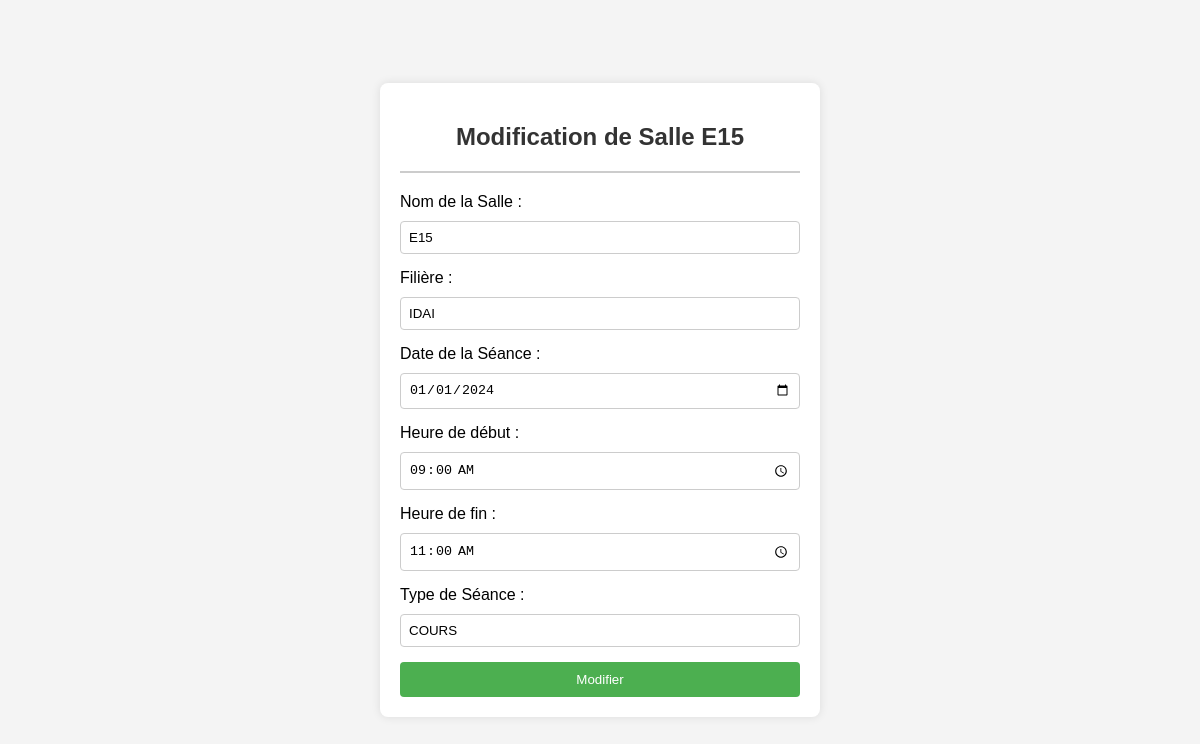
The page /ModifierSalle.php?idSalle=E15 on the database its author committed.
### tables this page shows
CREATE TABLE `emploi_temps` (
  `id_seance` int(11) NOT NULL,
  `nom_module` char(30) DEFAULT NULL,
  `nom_filiere` char(30) DEFAULT NULL,
  `date_seance` date DEFAULT NULL,
  `heure_debut` time DEFAULT NULL,
  `heure_fin` time DEFAULT NULL,
  `type_seance` varchar(10) DEFAULT NULL,
  `nom_salle_lie` char(10) DEFAULT NULL,
  `id_prof` int(11) DEFAULT NULL,
  `nom_departement` varchar(255) DEFAULT NULL
);

### ModifierSalle.php (the view, shortened to what this page needs)
<?php
include("conn.php");
if(isset($_GET['idSalle'])){
  $salle = $_GET['idSalle'];
}
$sql = "SELECT * FROM emploi_temps WHERE nom_salle_lie ='$salle'";
$query = mysqli_query($conn, $sql);
if ($query) {
    $row = mysqli_fetch_assoc($query);
    $nomFiliere = $row['nom_filiere'];
    $Date_s = $row['date_seance'];
    $hd = $row['heure_debut'];
    $hf = $row['heure_fin'];
    $type_s = $row['type_seance'];
    $salle = $row['nom_salle_lie'];
}
?>
<!DOCTYPE html>
<html lang="en">
<head>
</head>
<body>
<div class="modify-form">
    <h2>Modification de Salle <?php echo $salle ?></h2>
    <hr>
    <form id="modifyForm" action="" method="post">
        <label for="nomSalle">Nom de la Salle :</label>
        <input type="text" id="nomSalle" name="nomSalle" value="<?php echo $salle ?>" required>
        <label for="filiere">Filière :</label>
        <input type="text" name="filiere" value="<?php echo $nomFiliere ?>" required>
        <label for="date_seance">Date de la Séance :</label>
        <input type="date" name="date_seance" value="<?php echo $Date_s ?>" required>
        <label for="heure_debut">Heure de début :</label>
        <input type="time" name="heure_debut" value="<?php echo $hd ?>" required>
        <label for="heure_fin">Heure de fin :</label>
        <input type="time" name="heure_fin" value="<?php echo $hf ?>" required>
        <label for="type_seance">Type de Séance :</label>
        <input type="text" name="type_seance" value="<?php echo $type_s ?>" required>
        <button type="submit">Modifier</button>
    </form>
</div>
</body>
</html>

### ModifierSalle.php (style rules this page uses)
body { font-family: Arial, sans-serif; background-color: #f4f4f4; margin: 0; padding: 0; display: flex; justify-content: center; align-items: center; height: 100vh; }
.modify-form { background-color: #fff; padding: 20px; border-radius: 8px; box-shadow: 0 0 10px rgba(0, 0, 0, 0.1); max-width: 400px; width: 100%; }
h2 { text-align: center; color: #333; }
hr { margin: 10px 0; border: 1px solid #ccc; }
form { margin-top: 20px; }
label { display: block; margin-bottom: 10px; }
input { width: 100%; padding: 8px; margin-bottom: 15px; box-sizing: border-box; border: 1px solid #ccc; border-radius: 4px; }
button { background-color: #4CAF50; color: #fff; border: none; padding: 10px 15px; cursor: pointer; border-radius: 4px; width: 100%; }

### rows shown on the page
emploi_temps: nom_salle_lie "E15", nomSalle "E15", filiere "IDAI", date_seance "01/01/2024", heure_debut "09:00:00", heure_fin "11:00:00", type_seance "COURS"
